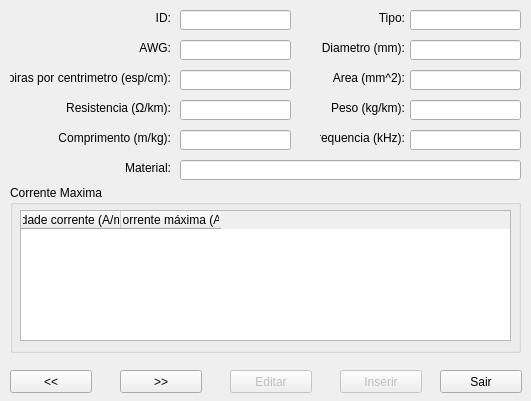
<?xml version="1.0" encoding="UTF-8"?>
<ui version="4.0">
 <class>WindowWire</class>
 <widget class="QDialog" name="WindowWire">
  <property name="geometry">
   <rect>
    <x>0</x>
    <y>0</y>
    <width>531</width>
    <height>401</height>
   </rect>
  </property>
  <property name="minimumSize">
   <size>
    <width>531</width>
    <height>401</height>
   </size>
  </property>
  <property name="maximumSize">
   <size>
    <width>531</width>
    <height>401</height>
   </size>
  </property>
  <property name="windowTitle">
   <string>Helena - Fios</string>
  </property>
  <property name="windowIcon">
   <iconset resource="icons/main.qrc">
    <normaloff>:/iconPower.ico</normaloff>:/iconPower.ico</iconset>
  </property>
  <widget class="QLabel" name="label_id">
   <property name="geometry">
    <rect>
     <x>10</x>
     <y>10</y>
     <width>161</width>
     <height>16</height>
    </rect>
   </property>
   <property name="text">
    <string>ID:</string>
   </property>
   <property name="alignment">
    <set>Qt::AlignRight|Qt::AlignTrailing|Qt::AlignVCenter</set>
   </property>
  </widget>
  <widget class="QLineEdit" name="lineEdit_length">
   <property name="geometry">
    <rect>
     <x>180</x>
     <y>130</y>
     <width>111</width>
     <height>20</height>
    </rect>
   </property>
  </widget>
  <widget class="QLineEdit" name="lineEdit_id">
   <property name="geometry">
    <rect>
     <x>180</x>
     <y>10</y>
     <width>111</width>
     <height>20</height>
    </rect>
   </property>
   <property name="readOnly">
    <bool>true</bool>
   </property>
  </widget>
  <widget class="QLineEdit" name="lineEdit_type">
   <property name="geometry">
    <rect>
     <x>410</x>
     <y>10</y>
     <width>111</width>
     <height>20</height>
    </rect>
   </property>
  </widget>
  <widget class="QLineEdit" name="lineEdit_area">
   <property name="geometry">
    <rect>
     <x>410</x>
     <y>70</y>
     <width>111</width>
     <height>20</height>
    </rect>
   </property>
  </widget>
  <widget class="QLabel" name="label_weight">
   <property name="geometry">
    <rect>
     <x>320</x>
     <y>100</y>
     <width>85</width>
     <height>16</height>
    </rect>
   </property>
   <property name="text">
    <string>Peso (kg/km):</string>
   </property>
   <property name="alignment">
    <set>Qt::AlignRight|Qt::AlignTrailing|Qt::AlignVCenter</set>
   </property>
  </widget>
  <widget class="QLineEdit" name="lineEdit_weight">
   <property name="geometry">
    <rect>
     <x>410</x>
     <y>100</y>
     <width>111</width>
     <height>20</height>
    </rect>
   </property>
  </widget>
  <widget class="QLabel" name="label_length">
   <property name="geometry">
    <rect>
     <x>10</x>
     <y>130</y>
     <width>161</width>
     <height>16</height>
    </rect>
   </property>
   <property name="text">
    <string>Comprimento (m/kg):</string>
   </property>
   <property name="alignment">
    <set>Qt::AlignRight|Qt::AlignTrailing|Qt::AlignVCenter</set>
   </property>
  </widget>
  <widget class="QLabel" name="label_turnPerCm">
   <property name="geometry">
    <rect>
     <x>10</x>
     <y>70</y>
     <width>161</width>
     <height>16</height>
    </rect>
   </property>
   <property name="text">
    <string>Espiras por centrimetro (esp/cm):</string>
   </property>
   <property name="alignment">
    <set>Qt::AlignRight|Qt::AlignTrailing|Qt::AlignVCenter</set>
   </property>
  </widget>
  <widget class="QPushButton" name="pushButton_insert">
   <property name="enabled">
    <bool>false</bool>
   </property>
   <property name="geometry">
    <rect>
     <x>340</x>
     <y>370</y>
     <width>82</width>
     <height>23</height>
    </rect>
   </property>
   <property name="text">
    <string>Inserir</string>
   </property>
  </widget>
  <widget class="QPushButton" name="pushButton_before">
   <property name="geometry">
    <rect>
     <x>10</x>
     <y>370</y>
     <width>82</width>
     <height>23</height>
    </rect>
   </property>
   <property name="text">
    <string>&lt;&lt;</string>
   </property>
  </widget>
  <widget class="QLineEdit" name="lineEdit_frequency">
   <property name="geometry">
    <rect>
     <x>410</x>
     <y>130</y>
     <width>111</width>
     <height>20</height>
    </rect>
   </property>
  </widget>
  <widget class="QLabel" name="label_area">
   <property name="geometry">
    <rect>
     <x>320</x>
     <y>70</y>
     <width>85</width>
     <height>16</height>
    </rect>
   </property>
   <property name="text">
    <string>Area (mm^2):</string>
   </property>
   <property name="alignment">
    <set>Qt::AlignRight|Qt::AlignTrailing|Qt::AlignVCenter</set>
   </property>
  </widget>
  <widget class="QLabel" name="label_diameter">
   <property name="geometry">
    <rect>
     <x>320</x>
     <y>40</y>
     <width>85</width>
     <height>16</height>
    </rect>
   </property>
   <property name="text">
    <string>Diametro (mm):</string>
   </property>
   <property name="alignment">
    <set>Qt::AlignRight|Qt::AlignTrailing|Qt::AlignVCenter</set>
   </property>
  </widget>
  <widget class="QLabel" name="label_awg">
   <property name="geometry">
    <rect>
     <x>10</x>
     <y>40</y>
     <width>161</width>
     <height>16</height>
    </rect>
   </property>
   <property name="text">
    <string>AWG:</string>
   </property>
   <property name="alignment">
    <set>Qt::AlignRight|Qt::AlignTrailing|Qt::AlignVCenter</set>
   </property>
  </widget>
  <widget class="QLineEdit" name="lineEdit_awg">
   <property name="geometry">
    <rect>
     <x>180</x>
     <y>40</y>
     <width>111</width>
     <height>20</height>
    </rect>
   </property>
  </widget>
  <widget class="QPushButton" name="pushButton_edit">
   <property name="enabled">
    <bool>false</bool>
   </property>
   <property name="geometry">
    <rect>
     <x>230</x>
     <y>370</y>
     <width>82</width>
     <height>23</height>
    </rect>
   </property>
   <property name="text">
    <string>Editar</string>
   </property>
  </widget>
  <widget class="QLabel" name="label_type">
   <property name="geometry">
    <rect>
     <x>320</x>
     <y>10</y>
     <width>85</width>
     <height>16</height>
    </rect>
   </property>
   <property name="text">
    <string>Tipo:</string>
   </property>
   <property name="alignment">
    <set>Qt::AlignRight|Qt::AlignTrailing|Qt::AlignVCenter</set>
   </property>
  </widget>
  <widget class="QPushButton" name="pushButton_after">
   <property name="geometry">
    <rect>
     <x>120</x>
     <y>370</y>
     <width>82</width>
     <height>23</height>
    </rect>
   </property>
   <property name="text">
    <string>&gt;&gt;</string>
   </property>
  </widget>
  <widget class="QPushButton" name="pushButton_exit">
   <property name="geometry">
    <rect>
     <x>440</x>
     <y>370</y>
     <width>82</width>
     <height>23</height>
    </rect>
   </property>
   <property name="text">
    <string>Sair</string>
   </property>
  </widget>
  <widget class="QLineEdit" name="lineEdit_resistance">
   <property name="geometry">
    <rect>
     <x>180</x>
     <y>100</y>
     <width>111</width>
     <height>20</height>
    </rect>
   </property>
  </widget>
  <widget class="QLabel" name="label_resistance">
   <property name="geometry">
    <rect>
     <x>10</x>
     <y>100</y>
     <width>161</width>
     <height>16</height>
    </rect>
   </property>
   <property name="text">
    <string>Resistencia (Ω/km):</string>
   </property>
   <property name="alignment">
    <set>Qt::AlignRight|Qt::AlignTrailing|Qt::AlignVCenter</set>
   </property>
  </widget>
  <widget class="QLineEdit" name="lineEdit_diameter">
   <property name="geometry">
    <rect>
     <x>410</x>
     <y>40</y>
     <width>111</width>
     <height>20</height>
    </rect>
   </property>
  </widget>
  <widget class="QGroupBox" name="groupBox">
   <property name="geometry">
    <rect>
     <x>10</x>
     <y>185</y>
     <width>511</width>
     <height>168</height>
    </rect>
   </property>
   <property name="title">
    <string>Corrente Maxima</string>
   </property>
  </widget>
  <widget class="QLabel" name="label_frequency">
   <property name="geometry">
    <rect>
     <x>320</x>
     <y>130</y>
     <width>85</width>
     <height>16</height>
    </rect>
   </property>
   <property name="text">
    <string>Frequencia (kHz):</string>
   </property>
   <property name="alignment">
    <set>Qt::AlignRight|Qt::AlignTrailing|Qt::AlignVCenter</set>
   </property>
  </widget>
  <widget class="QLineEdit" name="lineEdit_turnsPerCm">
   <property name="geometry">
    <rect>
     <x>180</x>
     <y>70</y>
     <width>111</width>
     <height>20</height>
    </rect>
   </property>
  </widget>
  <widget class="QLabel" name="label_material">
   <property name="geometry">
    <rect>
     <x>10</x>
     <y>160</y>
     <width>161</width>
     <height>16</height>
    </rect>
   </property>
   <property name="text">
    <string>Material:</string>
   </property>
   <property name="alignment">
    <set>Qt::AlignRight|Qt::AlignTrailing|Qt::AlignVCenter</set>
   </property>
  </widget>
  <widget class="QLineEdit" name="lineEdit_material">
   <property name="geometry">
    <rect>
     <x>180</x>
     <y>160</y>
     <width>341</width>
     <height>20</height>
    </rect>
   </property>
  </widget>
  <widget class="QTableWidget" name="tableWidget_currentMax">
   <property name="geometry">
    <rect>
     <x>20</x>
     <y>210</y>
     <width>491</width>
     <height>131</height>
    </rect>
   </property>
   <column>
    <property name="text">
     <string>densidade corrente (A/mm^2)</string>
    </property>
   </column>
   <column>
    <property name="text">
     <string>corrente máxima (A)</string>
    </property>
   </column>
  </widget>
 </widget>
 <tabstops>
  <tabstop>lineEdit_id</tabstop>
  <tabstop>lineEdit_type</tabstop>
  <tabstop>lineEdit_awg</tabstop>
  <tabstop>lineEdit_diameter</tabstop>
  <tabstop>lineEdit_turnsPerCm</tabstop>
  <tabstop>lineEdit_area</tabstop>
  <tabstop>lineEdit_resistance</tabstop>
  <tabstop>lineEdit_weight</tabstop>
  <tabstop>lineEdit_length</tabstop>
  <tabstop>lineEdit_frequency</tabstop>
  <tabstop>lineEdit_material</tabstop>
  <tabstop>tableWidget_currentMax</tabstop>
  <tabstop>pushButton_before</tabstop>
  <tabstop>pushButton_after</tabstop>
  <tabstop>pushButton_edit</tabstop>
  <tabstop>pushButton_insert</tabstop>
  <tabstop>pushButton_exit</tabstop>
 </tabstops>
 <resources>
  <include location="icons/main.qrc"/>
 </resources>
 <connections/>
</ui>
